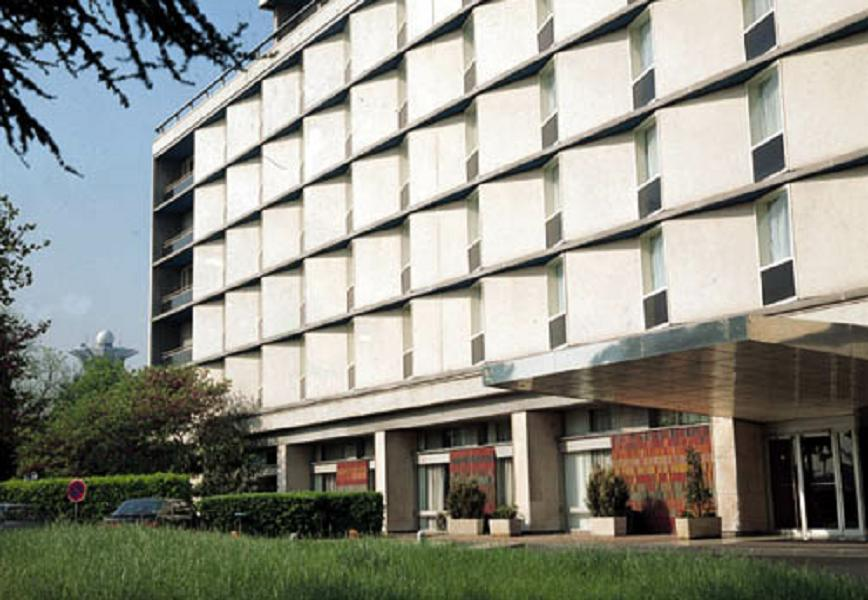
#> input picture Parts/Part6/data/building.jpg, 868 x 600 px
$ python 'cv48 Hough 線偵測.py'
#> lines starting #> are read from the running program, lines starting #| are printed output that depends on the picture; after the words box and inside, x2 and y2 are one past the last pixel; in counts of white or black regions, pixels touching at a corner belong together
'''cv48: 霍夫(Hough)線偵測'''
import cv2
import numpy as np

img = cv2.imread('data/building.jpg')
#> img is the input picture: shape (600, 868, 3); mean B, G, R 133.7, 143.6, 142.9
img = cv2.resize(img, (0,0), fx=0.5, fy=0.5) #影像縮小一倍
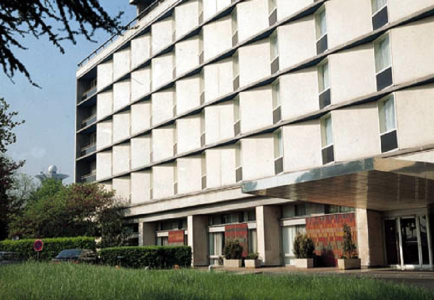
#> img: shape (300, 434, 3); mean B, G, R 133.9, 143.7, 143.1
img2 = img.copy() #複製影像
gray = cv2.cvtColor(img2, cv2.COLOR_BGR2GRAY) #轉成灰階影像
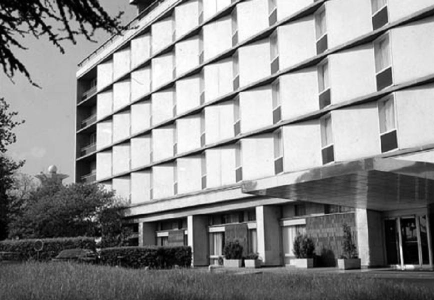
#> gray: shape (300, 434); min 0, max 255, mean 142.4
edges = cv2.Canny(gray, 50, 150, apertureSize = 3) #Canny邊緣檢測
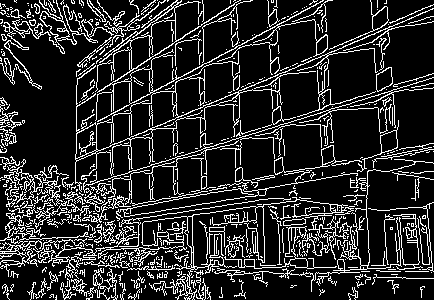
#> edges: shape (300, 434); 16.9% white in thin lines or dots

lines = cv2.HoughLines(edges, 1, np.pi/180, 170) #Hough線偵測
#> lines = [[177, 1.17], [152, 1.08], [201, 1.27], [179, 1.15], [226, 1.38], [130, 0.995]]

#將每條線的資料，從極座標(rho, theta)，轉換成直角座標(x,y)，再繪製紅色直線
for rho,theta in lines[:,0]:
    a = np.cos(theta)
    b = np.sin(theta)
    x0 = a*rho
    y0 = b*rho
    x1 = int(x0 + 1000*(-b))
    y1 = int(y0 + 1000*(a))
    x2 = int(x0 - 1000*(-b))
    y2 = int(y0 - 1000*(a))
    cv2.line(img2, (x1,y1), (x2,y2), (0,0,255), 2)
#> this loop made 6 passes
#> (rho, theta, a, b, x0, y0, x1, y1) on passes 1 to 6: (177, 1.17, 0.391, 0.921, 69.16, 162.9, -851, 553), (152, 1.08, 0.469, 0.883, 71.36, 134.2, -811, 603), (201, 1.27, 0.292, 0.956, 58.77, 192.2, -897, 484), (179, 1.15, 0.407, 0.914, 72.81, 163.5, -840, 570), (226, 1.38, 0.191, 0.982, 43.12, 221.8, -938, 412), (130, 0.995, 0.545, 0.839, 70.8, 109, -767, 653)
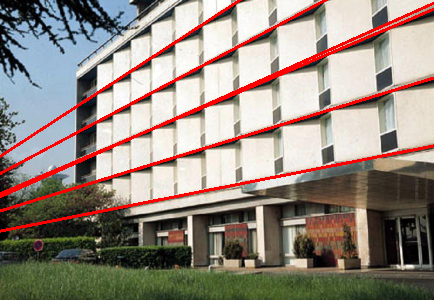
#> img2: shape (300, 434, 3); 5.23% of pixels changed, all inside (x1, y1, x2, y2) = (0, 0, 434, 233)

dst = np.hstack((img, img2))
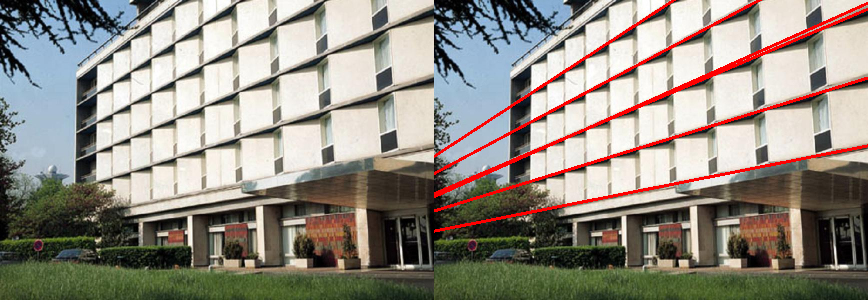
#> dst: shape (300, 868, 3); mean B, G, R 130.7, 140.4, 146.4
cv2.imshow('src->houghlines', dst)
cv2.waitKey(0) # 按任意鍵離開
cv2.destroyAllWindows()
